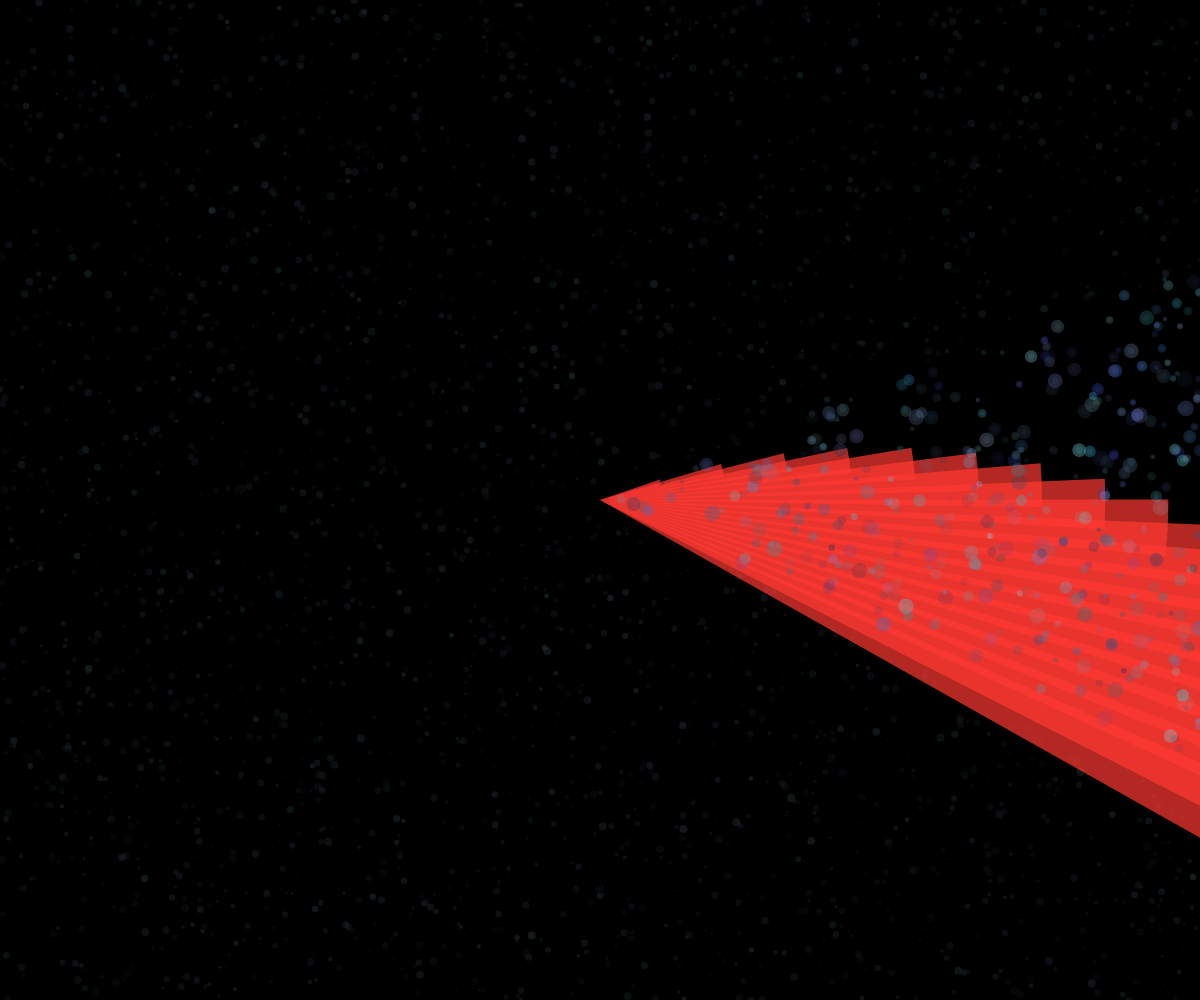
Frame 1 (no input)
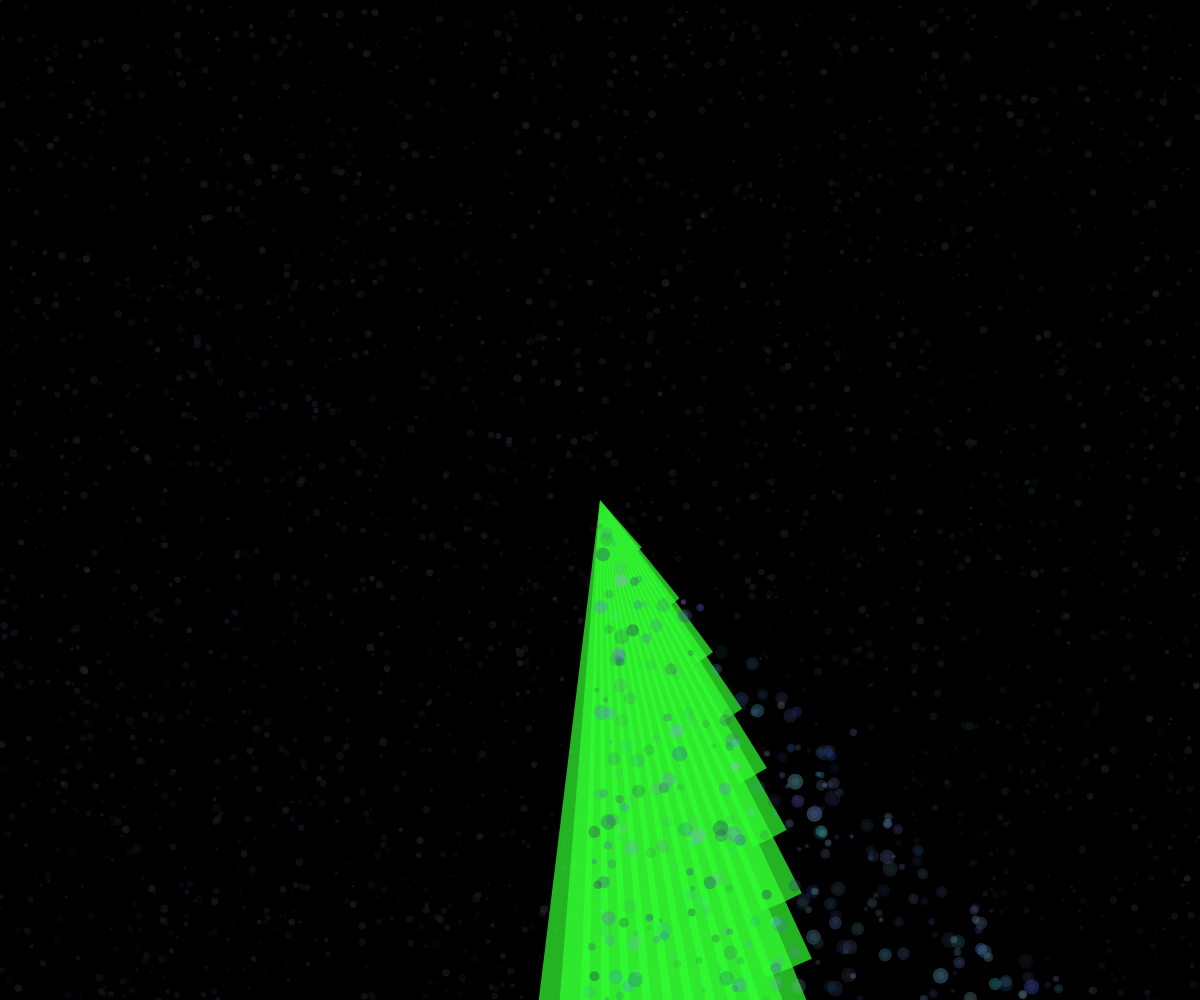
Frame 60 (no input)
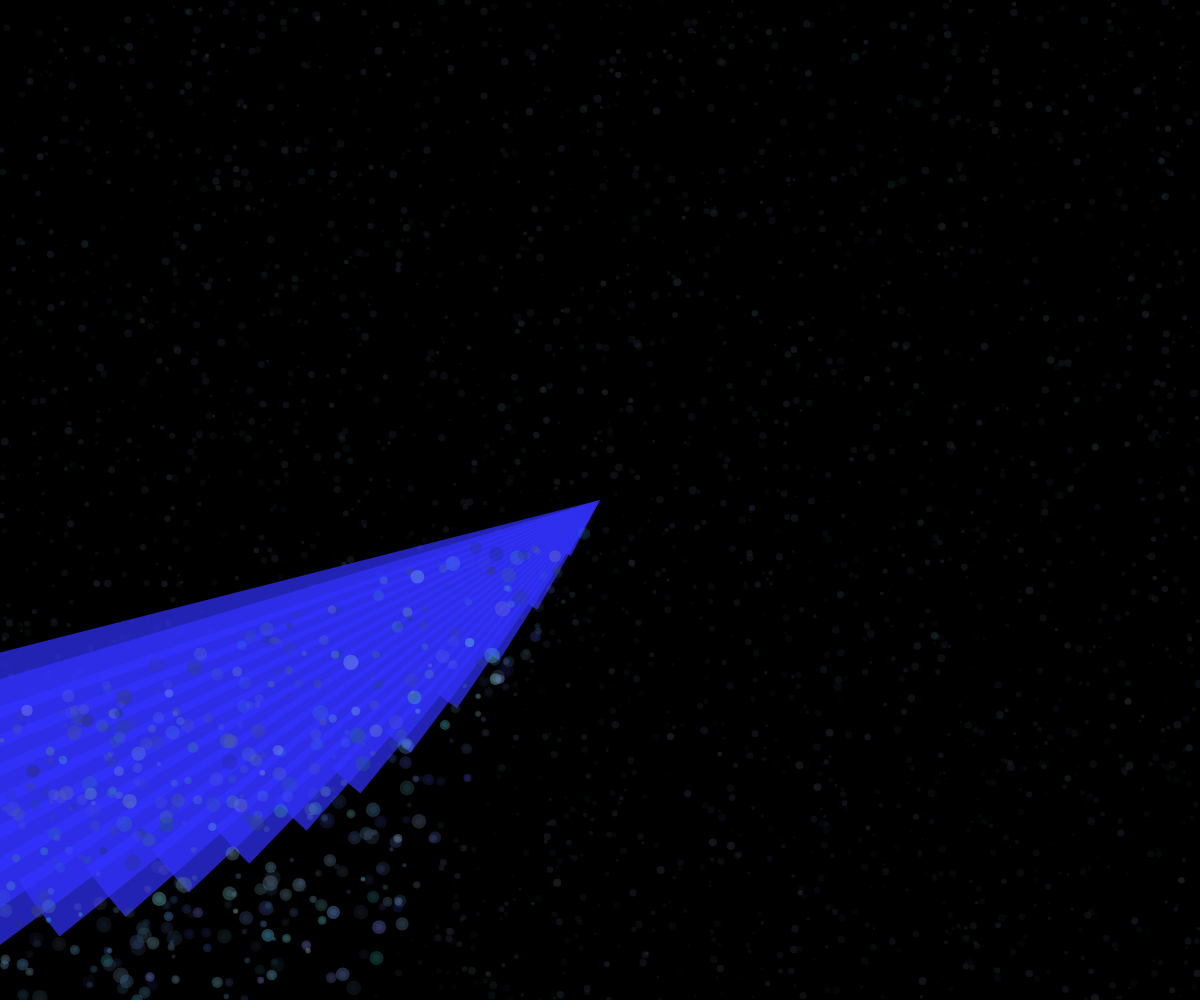
Frame 120 (the mouse pressed at the canvas centre since frame 60)

The p5.js sketch that drew these frames (run headless with seeded random() and noise() and a simulated clock; from frame 60 on, the mouse is pressed at the canvas centre):

// p5.js sketch
// ── sketch.js
let fogParticles = [];
let beamAngle = 0;
let beamSpeed = 0.02;
let particleCount = 3000;

function setup() {
  createCanvas(windowWidth, windowHeight);
  colorMode(HSB, 360, 100, 100, 1);
  
  // Initialize fog particles with random positions and properties
  for (let i = 0; i < particleCount; i++) {
    fogParticles.push({
      x: random(width),
      y: random(height),
      size: random(2, 8),
      speedX: random(-0.5, 0.5),
      speedY: random(-0.5, 0.5),
      hue: random(180, 240), // Blue to gray range
      sat: random(20, 50),
      bri: random(10, 30),
      alpha: random(0.1, 0.4)
    });
  }
}

function draw() {
  background(0, 0, 0);
  
  // Update and display fog particles
  for (let i = 0; i < fogParticles.length; i++) {
    let p = fogParticles[i];
    
    // Update position with chaotic motion
    p.x += p.speedX;
    p.y += p.speedY;
    
    // Wrap around edges
    if (p.x > width) p.x = 0;
    else if (p.x < 0) p.x = width;
    if (p.y > height) p.y = 0;
    else if (p.y < 0) p.y = height;
    
    // Draw fog particle
    noStroke();
    fill(p.hue, p.sat, p.bri, p.alpha);
    ellipse(p.x, p.y, p.size);
  }
  
  // Sweep beam across canvas
  beamAngle += beamSpeed;
  
  // Create a rotating beam that sweeps through the scene
  let beamWidth = 200; // Width of the beam arc
  let centerX = width / 2;
  let centerY = height / 2;
  
  // Calculate start and end angles for the beam sweep
  let startAngle = beamAngle - PI/8;
  let endAngle = beamAngle + PI/8;
  
  // Draw the light beam
  push();
  translate(centerX, centerY);
  
  // Create a radial gradient for the beam
  for (let i = 0; i < 20; i++) {
    let angle = map(i, 0, 19, startAngle, endAngle);
    let radius = map(i, 0, 19, 0, max(width, height));
    
    // Calculate beam color (bright white with a slight hue)
    let hue = (frameCount * 2) % 360;
    fill(hue, 80, 100, 0.7);
    
    // Draw segments of the beam
    arc(0, 0, radius*2, radius*2, angle, angle + 0.1);
  }
  
  pop();
  
  // Overlay the beam on fog particles to create contrast
  for (let i = 0; i < fogParticles.length; i++) {
    let p = fogParticles[i];
    
    // Calculate distance from center
    let dx = p.x - centerX;
    let dy = p.y - centerY;
    let dist = sqrt(dx*dx + dy*dy);
    
    // Check if particle is within beam range
    let angleFromCenter = atan2(dy, dx);
    let angleDiff = abs(angleFromCenter - beamAngle);
    
    // Normalize angle difference
    if (angleDiff > PI) angleDiff = TWO_PI - angleDiff;
    
    // If inside the beam's sweep
    if (angleDiff < PI/8 && dist < max(width, height)) {
      // Brighten and increase saturation of particles in beam
      fill(p.hue, p.sat * 1.5, p.bri * 3, p.alpha);
      noStroke();
      ellipse(p.x, p.y, p.size * 2);
    }
  }
}
